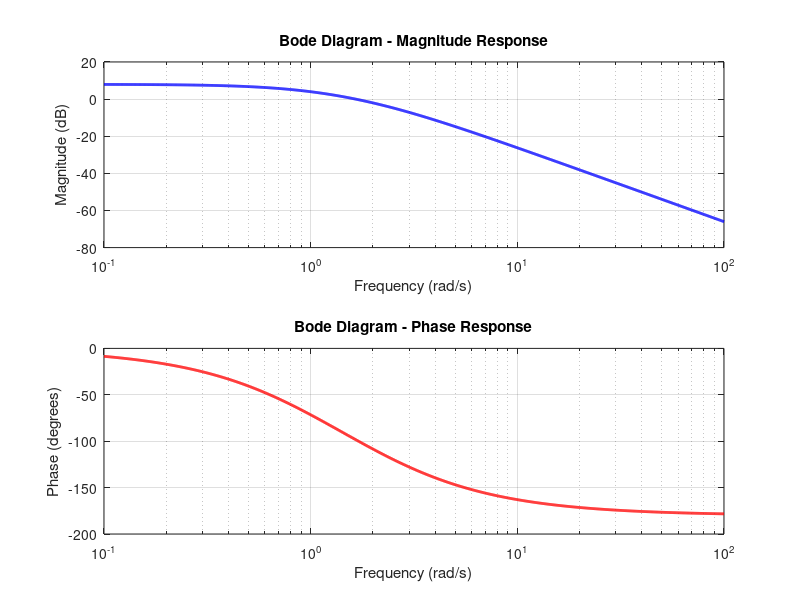

Write MATLAB code to recreate this figure.
% Clear workspace and command window
clear; clc;

% Define the coefficients of the transfer function
numerator_coeff = 5; % Coefficient of the numerator
denominator_coeff = [1 3 2]; % Coefficients of the denominator

% Define the frequency range for the Bode plot (logarithmic scale)
omega = logspace(-1, 2, 1000); % Frequency from 0.1 to 100 rad/s

% Initialize vectors for magnitude and phase
magnitude = zeros(size(omega));
phase = zeros(size(omega));

% Loop over each frequency to calculate the magnitude and phase
for i = 1:length(omega)
    % Calculate the transfer function H(jw) at each frequency
    jw = 1i * omega(i);
    H_jw = numerator_coeff / (jw^2 + 3*jw + 2);
    
    % Calculate magnitude and phase
    magnitude(i) = abs(H_jw);
    phase(i) = angle(H_jw);
end

% Convert magnitude to decibels (dB) and phase to degrees
magnitude_dB = 20 * log10(magnitude);
phase_deg = rad2deg(phase);

% Plot the magnitude response (Bode magnitude plot)
figure;
subplot(2, 1, 1);
semilogx(omega, magnitude_dB, 'b', 'LineWidth', 2);
xlabel('Frequency (rad/s)');
ylabel('Magnitude (dB)');
title('Bode Diagram - Magnitude Response');
grid on;

% Plot the phase response (Bode phase plot)
subplot(2, 1, 2);
semilogx(omega, phase_deg, 'r', 'LineWidth', 2);
xlabel('Frequency (rad/s)');
ylabel('Phase (degrees)');
title('Bode Diagram - Phase Response');
grid on;
